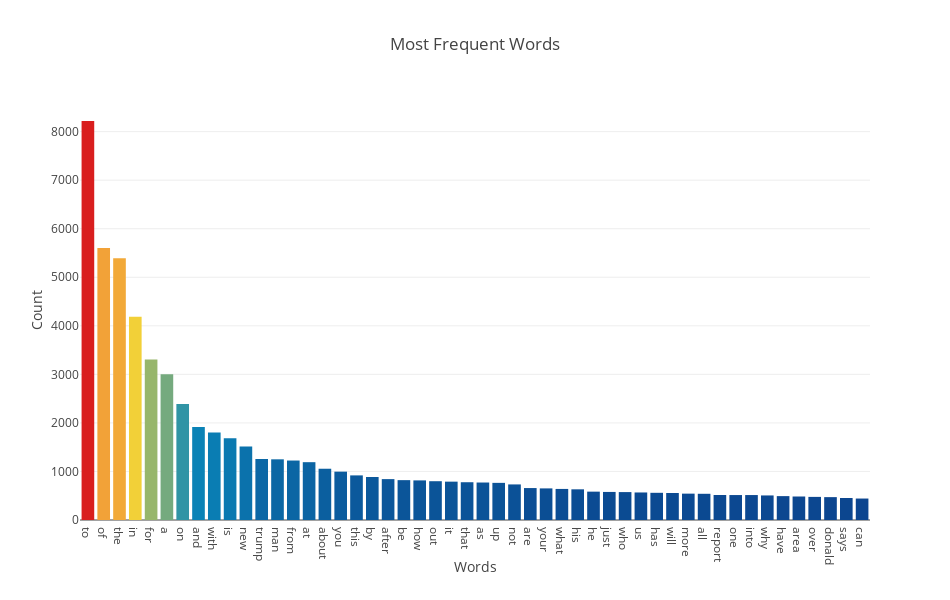

Source (notebook cell):
### Code cell
trace0 = go.Bar(x = allWords_df['index'][0:50] , y = allWords_df[0][0:50], marker = dict(color = allWords_df[0]
                                                                                   , colorscale = 'Portland')
                                                                                , name = 'Top 50 Frequent Headline Words')

data = [trace0]

layout = go.Layout(title = 'Most Frequent Words',
                   width = 950,
                   height = 600,
                   xaxis = dict(title = 'Words', nticks = 50),
                  yaxis= dict(title = 'Count'),)

fig = go.Figure(data, layout)

pyo.offline.iplot(fig)

### Figure 1 — Plotly figure (JSON) as saved in the notebook; plotly's stock layout.template omitted (floating-point values rounded to 4 significant figures; data arrays with more than 128 entries replaced by an {"elided": "..."} marker saying what was removed)
{"data": [{"marker": {"color": {"elided": "28391 int values"}, "colorscale": "Portland"}, "name": "Top 50 Frequent Headline Words", "type": "bar", "uid": "544934b3-8f9a-4b00-9d2d-cb95c0b9f0a0", "x": ["to", "of", "the", "in", "for", "a", "on", "and", "with", "is", "new", "trump", "man", "from", "at", "about", "you", "this", "by", "after", "be", "how", "out", "it", "that", "as", "up", "not", "are", "your", "what", "his", "he", "just", "who", "us", "has", "will", "more", "all", "report", "one", "into", "why", "have", "area", "over", "donald", "says", "can"], "y": [8219, 5605, 5393, 4186, 3305, 3000, 2392, 1915, 1801, 1683, 1516, 1257, 1250, 1225, 1191, 1056, 996, 919, 886, 842, 821, 816, 799, 790, 778, 772, 765, 733, 658, 651, 640, 632, 584, 578, 575, 567, 560, 556, 543, 540, 515, 514, 514, 506, 492, 484, 476, 471, 453, 442]}], "layout": {"height": 600, "title": {"text": "Most Frequent Words"}, "width": 950, "xaxis": {"nticks": 50, "title": {"text": "Words"}}, "yaxis": {"title": {"text": "Count"}}}}
